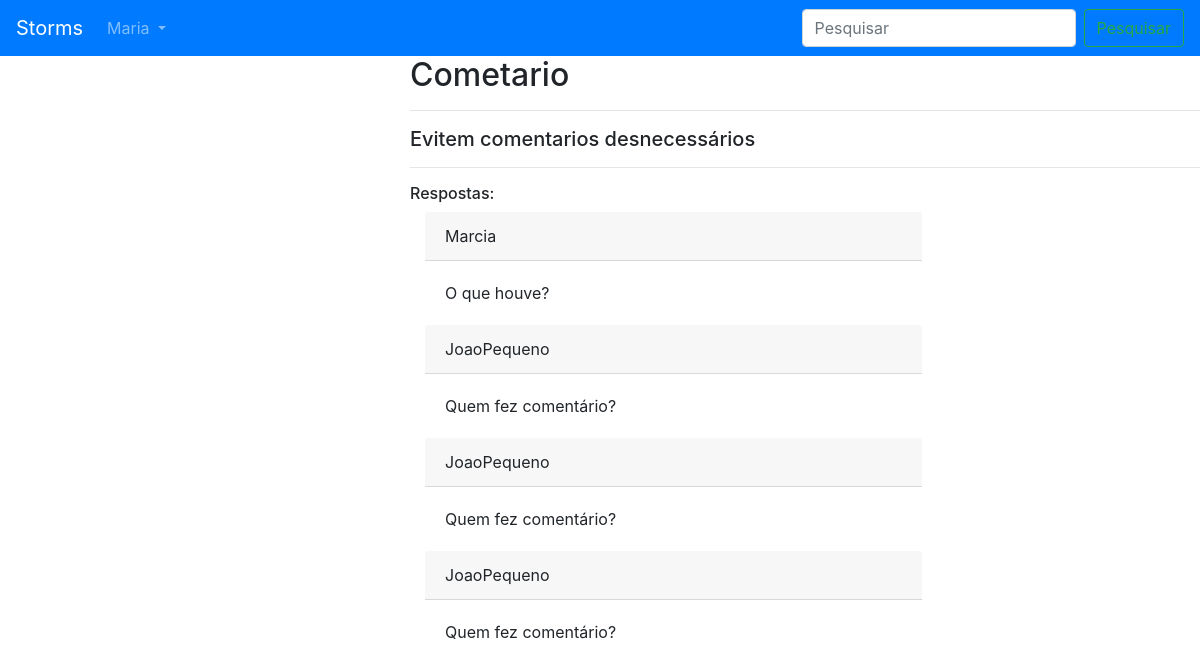
Screenshot of /forum/2/ (signed in) with the database file from the repository.
### api/models.py (models this page shows, shortened)
class ForumPergunta(models.Model):
	owner = models.ForeignKey('auth.User', related_name='ownerforuns', on_delete=models.CASCADE)
	titulo = models.CharField(max_length=256)
	descricao = models.CharField(max_length=512, null=True)
	date_time = models.DateTimeField(auto_now_add=True)
	aberto = models.BooleanField(default=True)
	class Meta:
		ordering = ('-date_time',)

class ForumResposta(models.Model):
	owner = models.ForeignKey('auth.User', related_name='ownerforrespo', on_delete=models.CASCADE)
	conteudo = models.CharField(max_length=256)
	pergunta = models.ForeignKey(ForumPergunta, on_delete=models.CASCADE, related_name='respostas')
	date_time = models.DateTimeField(auto_now_add=True)
	class Meta:
		ordering = ('-date_time',)

### webapp/views.py (the view)
# urls.py: path('forum/<int:id>/', views.detail_forum, name='forum_detail'),
@login_required
def detail_forum(request, id):
	forum = ForumPergunta.objects.get(id=id)
	return render(request, 'webapp/forum-detail.html',{'perfil_logado': get_user(request),
		'forum':forum})

### webapp/views.py (called while the page is built)
@login_required
def get_user(request):
	return request.user

### webapp/templates/webapp/forum-detail.html (shortened to what this page needs)
{% extends "webapp/base.html" %}
{% block body %}
<h2>{{forum.titulo}}</h2>
<hr>
<h5>{{ forum.descricao }}</h5>
<hr>
<h6>Respostas:</h6>
<div class="col-md-8">
{% for resposta in forum.respostas.all %}
	<div clss="card">
		<div class="card-header">
		    {{  resposta.owner }}
		</div>
		<div class="card-body">
			{{ resposta.conteudo }}
		</div>
	</div>
{% endfor %}
</div>
{% endblock %}

### webapp/templates/webapp/base.html (shortened to what this page needs)
{% load static %}
<!DOCTYPE html>
<html>
<head>
	<link rel="stylesheet" href="{% static 'fontawesome/css/fontawesome-all.min.css' %}">
	<link rel="stylesheet" href="{% static 'bootstrap/css/bootstrap.min.css' %}">
</head>
<body>
	<div class="row">
		<div class="col-md-12">
		<nav class="navbar navbar-expand-lg navbar-dark bg-primary">
  <a class="navbar-brand" href="{% url 'index' %}">Storms</a>
  <div class="collapse navbar-collapse" id="conteudoNavbarSuportado">
    <ul class="navbar-nav mr-auto">
      <li class="nav-item dropdown">
        <a class="nav-link dropdown-toggle" href="#" id="navbarDropdown" role="button" data-toggle="dropdown" aria-haspopup="true" aria-expanded="false">
        	{% if perfil_logado.username %}
        		{{perfil_logado.username}}
        	{% else %}
          			Login
          {% endif %}
        </a>
      </li>
    </ul>
    <form class="form-inline my-2 my-lg-0">
      <input class="form-control mr-sm-2" type="search" placeholder="Pesquisar" aria-label="Pesquisar">
      <button class="btn btn-outline-success my-2 my-sm-0" type="submit">Pesquisar</button>
    </form>
  </div>
</nav>
</div>
	</div>
	<div class="row">
		<div class="col-md-4">
		</div>
		<div class="col-md-8">
		{% block body %}
		{% endblock %}
	</div>
	</div>
</body>
</html>

### rows the page displays
ForumPergunta: titulo "Cometario", descricao "Evitem comentarios desnecessários"
ForumResposta: owner "Marcia", conteudo "O que houve?"
ForumResposta: owner "JoaoPequeno", conteudo "Quem fez comentário?"
ForumResposta: owner "JoaoPequeno", conteudo "Quem fez comentário?"
ForumResposta: owner "JoaoPequeno", conteudo "Quem fez comentário?"

### other values shown
{{ perfil_logado.username }} "Maria"
